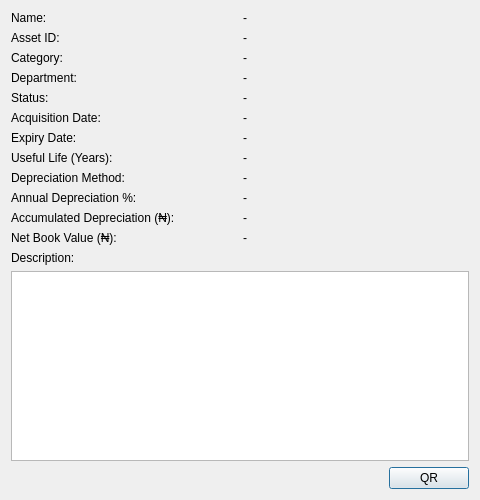
<?xml version="1.0" encoding="UTF-8"?>
<ui version="4.0">
 <class>AssetDetails</class>
 <widget class="QDialog" name="AssetDetails">
  <property name="geometry">
   <rect>
    <x>0</x>
    <y>0</y>
    <width>480</width>
    <height>500</height>
   </rect>
  </property>
  <property name="windowTitle">
   <string>Asset Details</string>
  </property>
  <layout class="QVBoxLayout" name="verticalLayout">
   <item>
    <layout class="QGridLayout" name="gridLayout">
     <item row="0" column="0">
      <widget class="QLabel" name="labelName">
       <property name="text"><string>Name:</string></property>
      </widget>
     </item>
     <item row="0" column="1">
      <widget class="QLabel" name="nameLabel">
       <property name="text"><string>-</string></property>
      </widget>
     </item>

     <item row="1" column="0">
      <widget class="QLabel" name="labelAssetId">
       <property name="text"><string>Asset ID:</string></property>
      </widget>
     </item>
     <item row="1" column="1">
      <widget class="QLabel" name="assetIdLabel">
       <property name="text"><string>-</string></property>
      </widget>
     </item>

     <item row="2" column="0">
      <widget class="QLabel" name="labelCategory">
       <property name="text"><string>Category:</string></property>
      </widget>
     </item>
     <item row="2" column="1">
      <widget class="QLabel" name="categoryLabel">
       <property name="text"><string>-</string></property>
      </widget>
     </item>

     <item row="3" column="0">
      <widget class="QLabel" name="labelDepartment">
       <property name="text"><string>Department:</string></property>
      </widget>
     </item>
     <item row="3" column="1">
      <widget class="QLabel" name="departmentLabel">
       <property name="text"><string>-</string></property>
      </widget>
     </item>

     <item row="4" column="0">
      <widget class="QLabel" name="labelStatus">
       <property name="text"><string>Status:</string></property>
      </widget>
     </item>
     <item row="4" column="1">
      <widget class="QLabel" name="statusLabel">
       <property name="text"><string>-</string></property>
      </widget>
     </item>

     <item row="5" column="0">
      <widget class="QLabel" name="labelAcq">
       <property name="text"><string>Acquisition Date:</string></property>
      </widget>
     </item>
     <item row="5" column="1">
      <widget class="QLabel" name="acqDateLabel">
       <property name="text"><string>-</string></property>
      </widget>
     </item>

     <item row="6" column="0">
      <widget class="QLabel" name="labelExp">
       <property name="text"><string>Expiry Date:</string></property>
      </widget>
     </item>
     <item row="6" column="1">
      <widget class="QLabel" name="expDateLabel">
       <property name="text"><string>-</string></property>
      </widget>
     </item>

     <item row="7" column="0">
      <widget class="QLabel" name="labelUsefulLife">
       <property name="text"><string>Useful Life (Years):</string></property>
      </widget>
     </item>
     <item row="7" column="1">
      <widget class="QLabel" name="usefulLifeLabel">
       <property name="text"><string>-</string></property>
      </widget>
     </item>

     <item row="8" column="0">
      <widget class="QLabel" name="labelDepMethod">
       <property name="text"><string>Depreciation Method:</string></property>
      </widget>
     </item>
     <item row="8" column="1">
      <widget class="QLabel" name="depMethodLabel">
       <property name="text"><string>-</string></property>
      </widget>
     </item>

     <item row="9" column="0">
      <widget class="QLabel" name="labelDepPercent">
       <property name="text"><string>Annual Depreciation %:</string></property>
      </widget>
     </item>
     <item row="9" column="1">
      <widget class="QLabel" name="depPercentLabel">
       <property name="text"><string>-</string></property>
      </widget>
     </item>

     <item row="10" column="0">
      <widget class="QLabel" name="labelAccumDep">
       <property name="text"><string>Accumulated Depreciation (₦):</string></property>
      </widget>
     </item>
     <item row="10" column="1">
      <widget class="QLabel" name="accumDepLabel">
       <property name="text"><string>-</string></property>
      </widget>
     </item>

     <item row="11" column="0">
      <widget class="QLabel" name="labelValue">
       <property name="text"><string>Net Book Value (₦):</string></property>
      </widget>
     </item>
     <item row="11" column="1">
      <widget class="QLabel" name="valueLabel">
       <property name="text"><string>-</string></property>
      </widget>
     </item>

     <item row="12" column="0" colspan="2">
      <widget class="QLabel" name="labelDescription">
       <property name="text"><string>Description:</string></property>
      </widget>
     </item>
     <item row="13" column="0" colspan="2">
      <widget class="QTextEdit" name="descriptionText">
       <property name="readOnly"><bool>true</bool></property>
      </widget>
     </item>
    </layout>
   </item>
   <item>
    <layout class="QHBoxLayout" name="buttonLayout">
     <item>
      <spacer name="horizontalSpacer">
       <property name="orientation">
        <enum>Qt::Orientation::Horizontal</enum>
       </property>
       <property name="sizeHint" stdset="0">
        <size>
         <width>40</width>
         <height>20</height>
        </size>
       </property>
      </spacer>
     </item>
     <item>
      <widget class="QPushButton" name="qrButton">
       <property name="text"><string>QR</string></property>
      </widget>
     </item>
    </layout>
   </item>
  </layout>
 </widget>
 <resources/>
 <connections/>
</ui>
